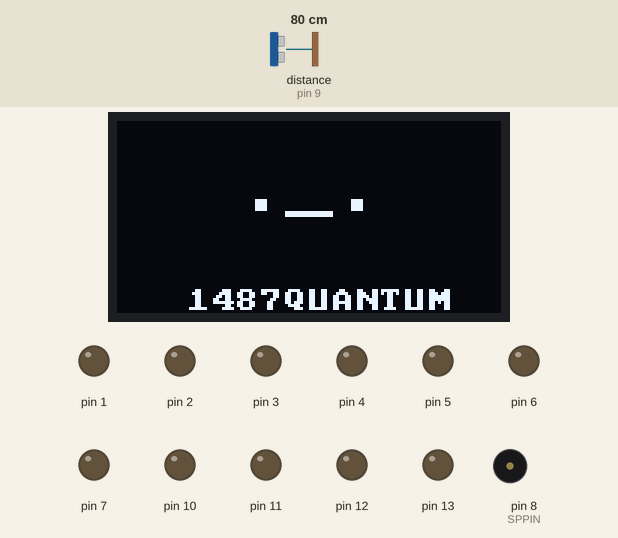
This sketch was run on a simulated Arduino Uno, built with avr-gcc and run on an emulated ATmega328P. Shown: 128×64 one-colour display, output pins drawn as LEDs (lit = HIGH), buzzer (waves = sounding). Wiring (inferred from the names in the program): ultrasonic range finder: trigger pin 9; echo pin 9. The test bench sets the inputs (shaded band); at power-on: distance to the obstacle (sensor on pin 9) 80 cm. The echo pulse lasts 58.3 µs per cm.

Above: at 5.3 s.
5.4 s: distance to the obstacle (sensor on pin 9) set to 18 cm
At 6.16 s:
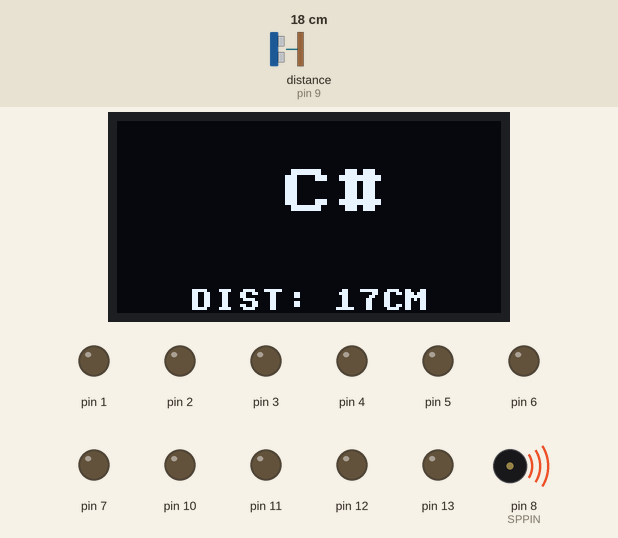
7.2 s: distance to the obstacle (sensor on pin 9) set to 35 cm
At 8.5 s:
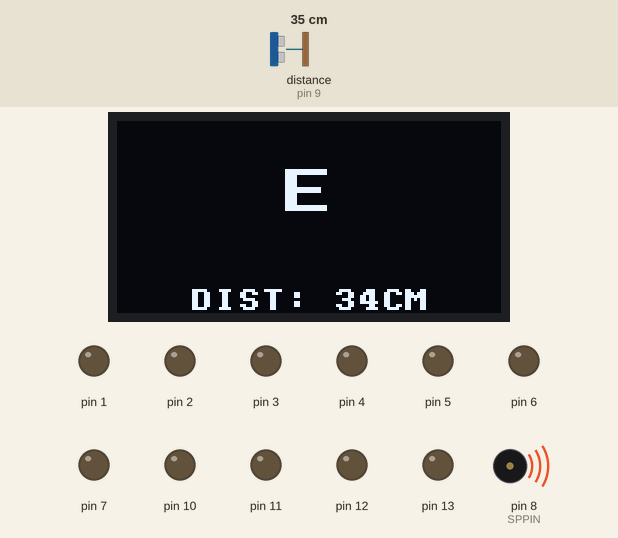
8.8 s: distance to the obstacle (sensor on pin 9) set to 12 cm
At 9.5 s:
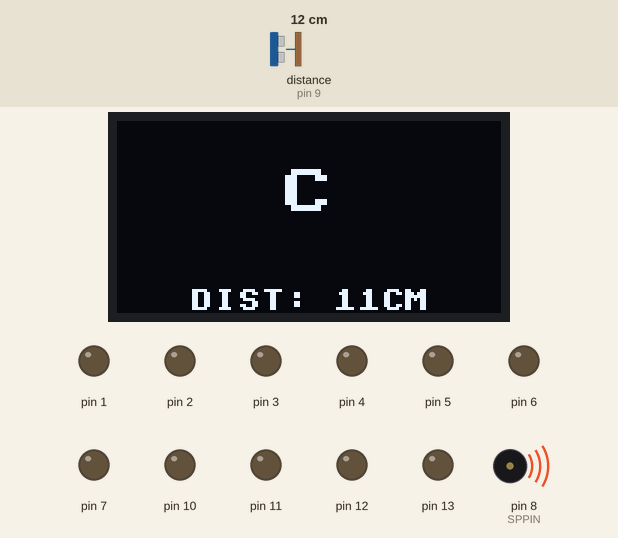
10.4 s: distance to the obstacle (sensor on pin 9) set to 9 cm
At 10.57 s:
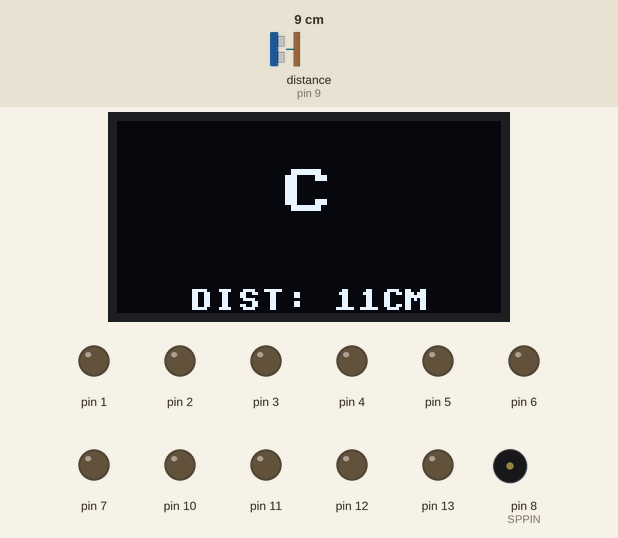
Timing chart, 0 to 13.1 s (numbered marks = the images above; inputs shaded):
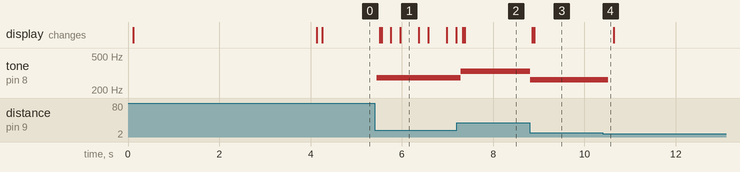

Measured:
- the behaviour switches between 11 and 10 cm on distance to the obstacle (sensor on pin 9) (found by bisection; images 3 and 4)
- after the input at 5.4 s, tone on pin 8 (SPPIN): silent → 277 Hz after 0.05 s; the display: first changes after 0.11 s (image 1 shows a later state)
- after the input at 7.2 s, tone on pin 8 (SPPIN): 277 Hz → 330 Hz after 0.09 s; the display: first changes after 0.13 s (image 2 shows a later state)
- after the input at 8.8 s, tone on pin 8 (SPPIN): 330 Hz → 262 Hz at once; the display: first changes after 0.06 s (image 3 shows a later state)
- after the input at 10.4 s, tone on pin 8 (SPPIN): 262 Hz → silent after 0.12 s
- what the display in image 1 shows lasts 0.4 s, from 6.0 s to 6.4 s

The sketch:

ard-usm2.ino
```cpp
/*
  Arduino Uno Ultrasonic Musical Keyboard
  Version 2.1
  By: 1487Quantum (https://github.com/1487quantum)
*/
#include <U8x8lib.h>

//Pins
#define SPPIN 8         //Speaker
#define USPIN 9         //Ultrasound

//Display
#define WD 128
#define HG 64

//Tone
#define ITVL    5         //Interval between each note (cm)
#define T_LEN   14        //Number of notes available + 1
#define OFFSET  10        //Offset melody start distance (cm)

U8X8_SSD1306_128X64_NONAME_HW_I2C u8x8(/* reset=*/ U8X8_PIN_NONE);

bool idle = 1;          //When notes are not playing

//Tones
int notes[] = {
  262, //NOTE_C4
  277, //NOTE_CS4
  294, //NOTE_D4
  311, //NOTE_DS4
  330, //NOTE_E4
  349, //NOTE_F4
  370, //NOTE_FS4
  392, //NOTE_G4
  415, //NOTE_GS4
  440, //NOTE_A4
  466, //NOTE_AS4
  494, //NOTE_B4
  523  //NOTE_C5
};
char* names[] = { " C", " C#", " D", " D#", " E", " F", " F#", " G", " G#", " A", " A#", " B" , " C5"};

//Ultrasound
long duration, dist;

//Logo
void logo() {
  u8x8.print("1487QUANTUM");
}

//Startup screen
void splash() {
  //Display
  u8x8.begin();
  u8x8.setFont(u8x8_font_chroma48medium8_r);
  u8x8.setCursor(3, 2);
  u8x8.print("USM Keyboard");
  u8x8.inverse();
  u8x8.setCursor(6, 4);
  u8x8.print("V2.1");
  u8x8.noInverse();
  u8x8.setCursor(6, 6);

  delay(4000);
  u8x8.clearDisplay();
  //u8x8.setFlipMode(1);
}

void setup() {
  //Speaker->8, Ultrasound->9
  DDRD |= 0b11111110; // set digital  1,2- 7 to output
  DDRB = 0b00111111; // set digital  8-13 to output

  //For Maker Uno: Turn off all onboard LEDS
  PORTD &= 0;
  PORTB &= 0;

  splash();
}

//Display
void draw(void) {
  //Font list: https://github.com/olikraus/u8g2/wiki/fntlist8x8

  //Display notes/dist
  //Draw str
  char bufN[16];   //Note
  char bufI[16];  //ID
  sprintf (bufN, "%s ", (dist > 9 && dist <= T_LEN * ITVL) ? names[(dist - OFFSET) / ITVL ] : "._.");
  sprintf (bufI, "DIST: %dCM ", dist);
  u8x8.setFont(u8x8_font_saikyosansbold8_u);
  u8x8.draw2x2String(5, 2, bufN);
  u8x8.setFont(u8x8_font_victoriabold8_u );

  if (idle) {
    u8x8.setFont(u8x8_font_pxplusibmcga_u );
    u8x8.setCursor(3, 7);
    logo();
  } else {
    u8x8.drawString(3, 7, bufI);
  }
  delay(100);
}

void loop()
{
  // establish variables for duration of the ping,
  // and the distance result in inches and centimeters:

  // The PING))) is triggered by a HIGH pulse of 2 or more microseconds.
  // Give a short LOW pulse beforehand to ensure a clean HIGH pulse:
  pinMode(USPIN, OUTPUT);
  digitalWrite(USPIN, LOW);
  delayMicroseconds(2);
  digitalWrite(USPIN, HIGH);
  delayMicroseconds(5);
  digitalWrite(USPIN, LOW);

  // The same pin is used to read the signal from the PING))): a HIGH
  // pulse whose duration is the time (in microseconds) from the sending
  // of the ping to the reception of its echo off of an object.
  pinMode(USPIN, INPUT);
  duration = pulseIn(USPIN, HIGH);

  // convert the time into a distance
  dist = microsecondsToCentimeters(duration);

  if (dist > 9 && dist <= T_LEN * ITVL) {
    tone(SPPIN, notes[(dist - OFFSET) / ITVL], 500);
    idle = 0;
  } else {
    noTone(SPPIN);
    idle = 1;
  }
  draw();
}

long microsecondsToCentimeters(long microseconds)
{
  // The speed of sound is 340 m/s or 29 microseconds per centimeter.
  // The ping travels out and back, so to find the distance of the
  // object we take half of the distance travelled.
  return microseconds / 29 / 2;
}
```
